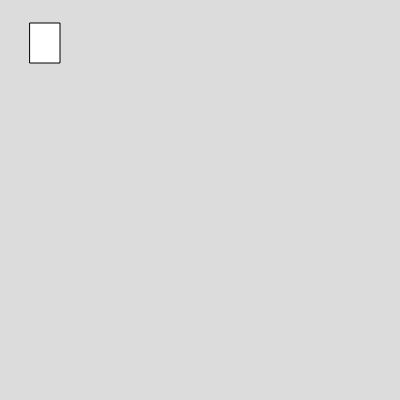
Frame 1 (no input)
Frame 60 (no input): blank canvas, image omitted
Frame 120 (the mouse pressed at the canvas centre since frame 60): blank canvas, image omitted

The p5.js sketch that drew this single still picture (run headless with seeded random() and noise() and a simulated clock; from frame 60 on, the mouse is pressed at the canvas centre):

// p5.js sketch
// ── sketch.js
var box
function setup() 
{
  createCanvas(400, 400);
  box=new Box(30,23,30,40,3,4)
  
}

function draw() 
{
  background(220);
  box.show()
  box.moveup()

}


// ── box.js
class Box
  {
    constructor(x,y,w,h,vx,vy)
    {
      this.x =x;
      this.y =y;
      this.w =w;
      this.h = h;
      this.vx = vx;
      this.vy = vy ;
    }
    
    show()
    {
      rect(this.x,this.y,this.w,this.h)
    }
    
    move()
    {
      this.x = this.x+this.vx;
    }
moveup(){
  this.y = this.y-this.vy 
}
  }

  
